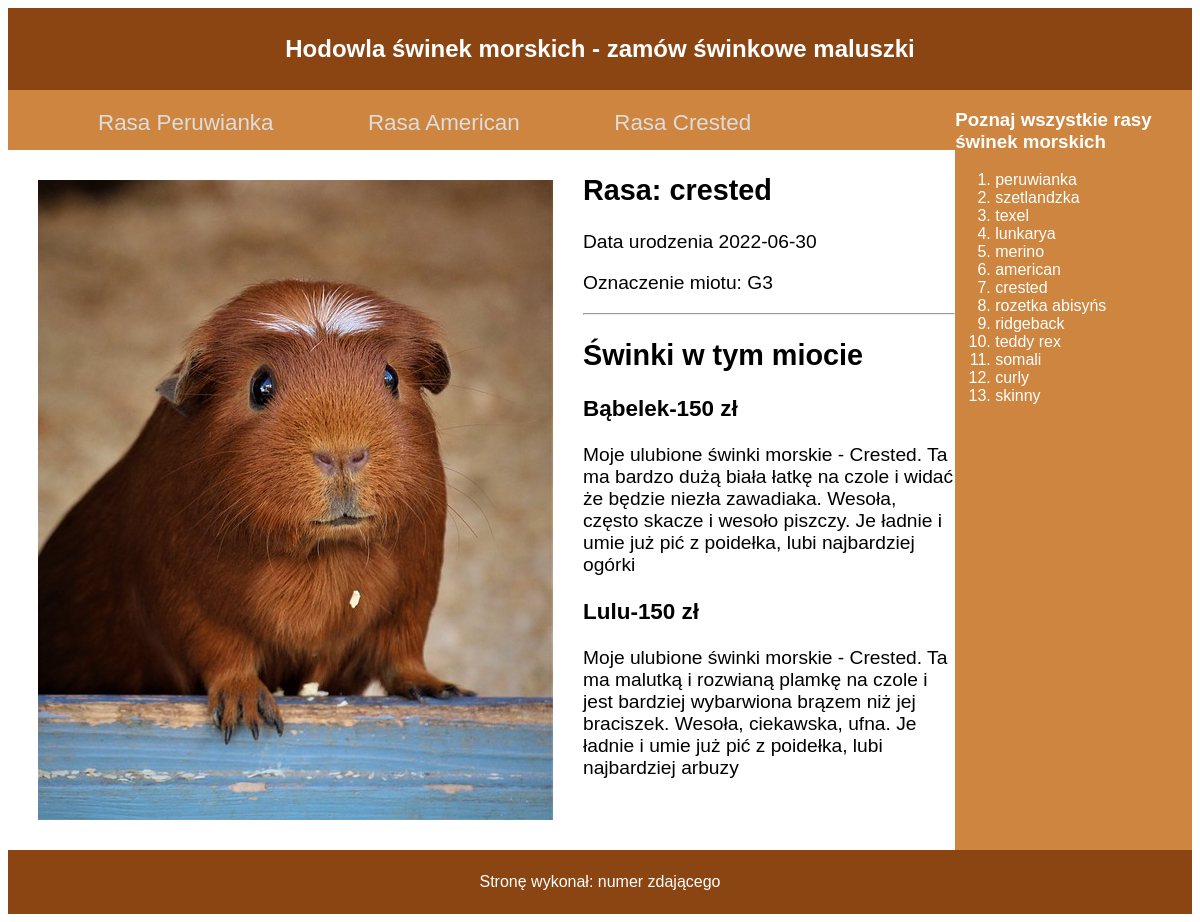
The page /crested.php on the database its author committed.
### tables this page shows
CREATE TABLE `swinki` (
  `id` int(10) UNSIGNED NOT NULL,
  `rasy_id` int(10) UNSIGNED NOT NULL,
  `data_ur` date DEFAULT NULL,
  `miot` varchar(10) DEFAULT NULL,
  `opis` text DEFAULT NULL,
  `imie` varchar(10) DEFAULT NULL,
  `cena` int(10) UNSIGNED DEFAULT NULL
);

CREATE TABLE `rasy` (
  `id` int(10) UNSIGNED NOT NULL,
  `rasa` varchar(15) DEFAULT NULL
);

### crested.php (the view, shortened to what this page needs)
<?php
    $server= "localhost";
    $user="root";
    $password="";
    $db="hodowla";
    $conn= new mysqli($server,$user,$password,$db);
?>
<!DOCTYPE html>
<html lang="pl">
<head>
    <link rel="stylesheet" href="styl.css">
</head>
<body>
    <section id="baner">
        <h1>Hodowla świnek morskich - zamów
            świnkowe maluszki</h1>
    </section>
    <section id="main">
        <section id="lewy">
            <div id="menu">
                <a href="peruwianka.php">Rasa Peruwianka</a>
                <a href="american.php">Rasa American</a>
                <a href="crested.php">Rasa Crested</a>
            </div>
            <div id="glowny">
                <img src="pliki/crested.jpg" alt="Świnka morska rasy crested">
                <?php
                    $sql="SELECT data_ur, miot, rasy.rasa FROM `swinki` LEFT JOIN rasy on rasy.id=swinki.rasy_id WHERE rasy.id=7;";
                    $result=$conn->query($sql);
                    $swinka=$result->fetch_assoc();
                    echo "<h2>Rasa: {$swinka['rasa']}</h2>
                          <p>Data urodzenia {$swinka['data_ur']}</p>
                          <p>Oznaczenie miotu: {$swinka['miot']}</p>";
                ?>
                <hr>
                <h2>Świnki w tym miocie</h2>
                <?php
                $sql="SELECT imie, cena, opis FROM `swinki` WHERE rasy_id=7;";
                $result=$conn->query($sql);
                $result->fetch_all(MYSQLI_ASSOC);
                foreach($result as $swinka){
                    echo "<h3>{$swinka['imie']}-{$swinka['cena']} zł</h3>
                          <p>{$swinka['opis']}</p>";
                }
                ?>
            </div>
        </section>
        <section id="prawy">
            <h3>Poznaj wszystkie rasy świnek morskich</h3>
            <ol>
                    <?php
                        $sql="SELECT rasa FROM `rasy` ;";
                        $result=$conn->query($sql);
                        $result->fetch_all(MYSQLI_ASSOC);
                        foreach($result as $swinka){
                            echo "<li>{$swinka['rasa']}</li>";
                        }
                        ?>
            </ol>
        </section>
    </section>
    <footer>
        <p>Stronę wykonał: numer zdającego</p>
    </footer>
</body>
</html>

### styl.css (style rules this page uses)
body { font-family: Helvetica; }
img { float: left; padding: 30px; }
#baner, footer { background-color: saddlebrown; color: white; text-align: center; padding: 7px; }
#main { display: flex; flex-wrap: wrap; }
#lewy { width: 80%; }
#menu { background-color: peru; color: white; height: 40px; padding-top: 20px; }
#glowny { height: 700px; font-size: 120%; overflow: auto; }
#prawy { background-color: peru; color: white; width: 20%; height: 760px; }
a { color: #DDD; margin-left: 90px; font-size: 140%; text-decoration: none; }

### rows shown on the page
swinki: imie "Bąbelek", cena "150", opis "Moje ulubione świnki morskie - Crested. Ta ma bardzo dużą biała łatkę na czole i widać że będzie niezła zawadiaka. Wesoła, często skacze i wesoło piszczy. Je ładnie i umie już pić z poidełka, lubi najbardziej ogórki"
swinki: imie "Lulu", cena "150", opis "Moje ulubione świnki morskie - Crested. Ta ma malutką i rozwianą plamkę na czole i jest bardziej wybarwiona brązem niż jej braciszek. Wesoła, ciekawska, ufna. Je ładnie i umie już pić z poidełka, lubi najbardziej arbuzy"
rasy: rasa "peruwianka"
rasy: rasa "szetlandzka"
rasy: rasa "texel"
rasy: rasa "lunkarya"
rasy: rasa "merino"
rasy: rasa "american"
rasy: rasa "crested"
rasy: rasa "rozetka abisyńs"
rasy: rasa "ridgeback"
rasy: rasa "teddy rex"
rasy: rasa "somali"
rasy: rasa "curly"
rasy: rasa "skinny"

### other values the page prints
$swinka['rasa'] "crested"
$swinka['data_ur'] "2022-06-30"
$swinka['miot'] "G3"
